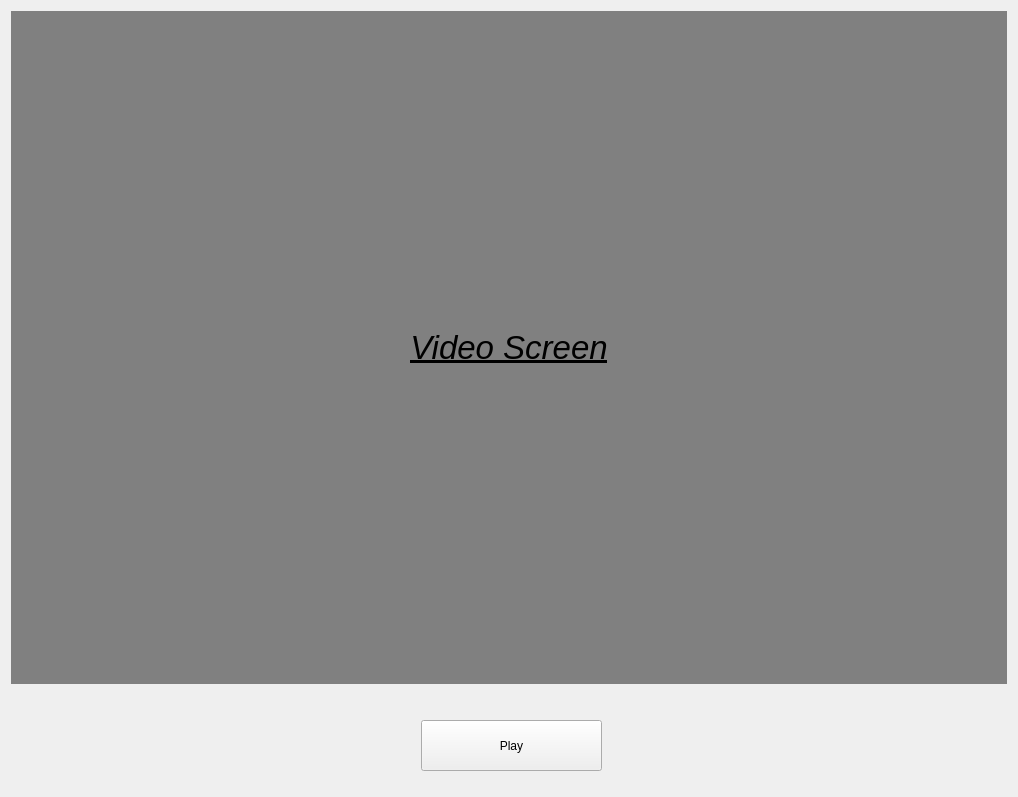
<?xml version="1.0" encoding="UTF-8"?>
<ui version="4.0">
 <class>Form</class>
 <widget class="QWidget" name="Form">
  <property name="geometry">
   <rect>
    <x>0</x>
    <y>0</y>
    <width>1018</width>
    <height>797</height>
   </rect>
  </property>
  <property name="windowTitle">
   <string>Form</string>
  </property>
  <property name="styleSheet">
   <string notr="true">#video_screen
{
	background-color:gray;
}</string>
  </property>
  <layout class="QVBoxLayout" name="verticalLayout" stretch="7,1">
   <item>
    <widget class="QWidget" name="video_container" native="true">
     <layout class="QVBoxLayout" name="verticalLayout_2">
      <property name="leftMargin">
       <number>0</number>
      </property>
      <property name="topMargin">
       <number>0</number>
      </property>
      <property name="rightMargin">
       <number>0</number>
      </property>
      <property name="bottomMargin">
       <number>0</number>
      </property>
      <item>
       <widget class="QLabel" name="video_screen">
        <property name="font">
         <font>
          <pointsize>25</pointsize>
          <italic>true</italic>
          <underline>true</underline>
         </font>
        </property>
        <property name="text">
         <string>Video Screen</string>
        </property>
        <property name="alignment">
         <set>Qt::AlignCenter</set>
        </property>
       </widget>
      </item>
     </layout>
    </widget>
   </item>
   <item>
    <widget class="QWidget" name="widget" native="true">
     <widget class="QPushButton" name="video_button">
      <property name="geometry">
       <rect>
        <x>410</x>
        <y>30</y>
        <width>181</width>
        <height>51</height>
       </rect>
      </property>
      <property name="text">
       <string>Play</string>
      </property>
     </widget>
    </widget>
   </item>
  </layout>
 </widget>
 <resources/>
 <connections/>
</ui>
